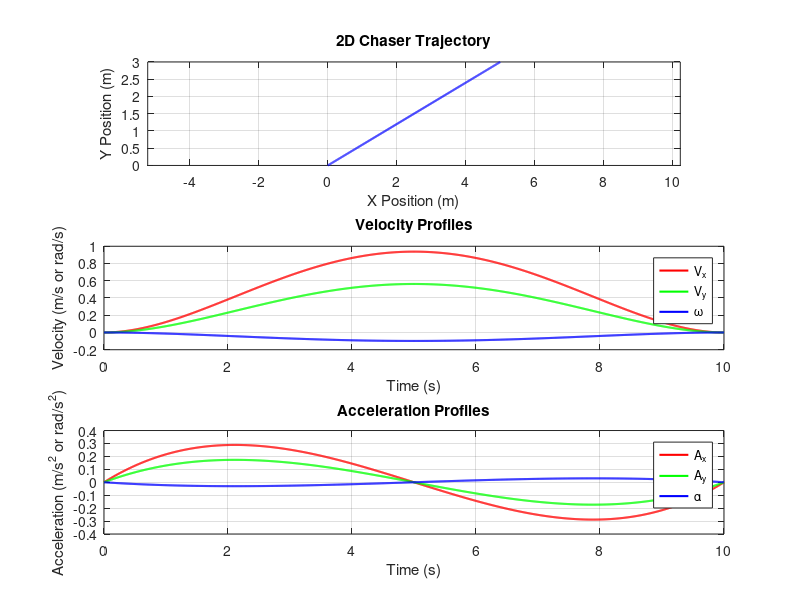
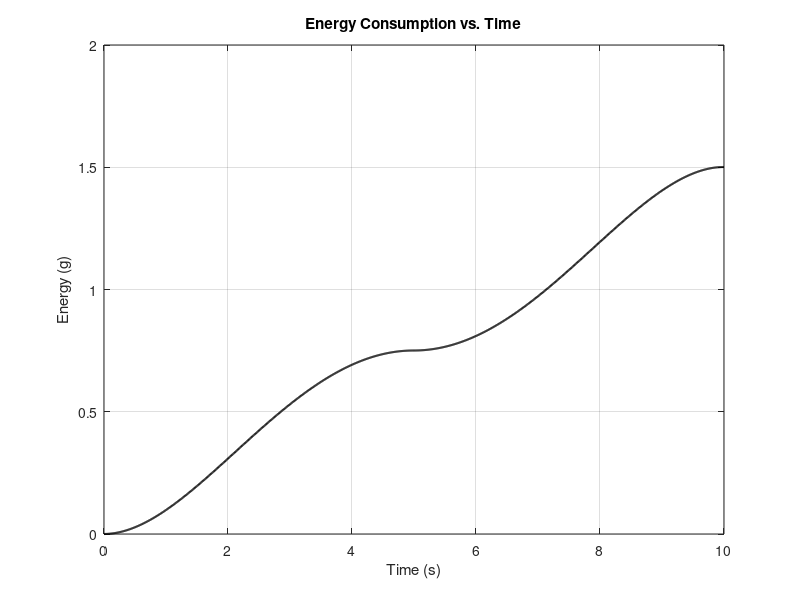

MATLAB code for these plots, in order:
% Parameters
T_f = 10; % Total time for trajectory (s)
dt = 0.01; % Time step (s)
time = 0:dt:T_f; % Time vector
n_steps = length(time);

% Boundary conditions for x, y, and theta
x0 = 0; xf = 5; % Initial and final x positions
vx0 = 0; vxf = 0; % Initial and final x velocities
ax0 = 0; axf = 0; % Initial and final x accelerations

y0 = 0; yf = 3; % Initial and final y positions
vy0 = 0; vyf = 0; % Initial and final y velocities
ay0 = 0; ayf = 0; % Initial and final y accelerations

theta0 = 30 * pi / 180; thetaf = 0; % Initial and final orientation (rad)
omega0 = 0; omegaf = 0; % Initial and final angular velocities
alpha0 = 0; alphaf = 0; % Initial and final angular accelerations

% Solve for polynomial coefficients (5th-order)
poly_coeffs = @(p0, pf, v0, vf, a0, af, T) ...
    [p0; v0; a0/2; ...
     (20*pf - 20*p0 - (8*vf + 12*v0)*T - (3*a0 - af)*T^2)/(2*T^3); ...
     (30*p0 - 30*pf + (14*vf + 16*v0)*T + (3*a0 - 2*af)*T^2)/(2*T^4); ...
     (12*pf - 12*p0 - (6*v0 + 6*vf)*T - (a0 - af)*T^2)/(2*T^5)];

% Calculate coefficients for x, y, and theta
a_x = poly_coeffs(x0, xf, vx0, vxf, ax0, axf, T_f);
a_y = poly_coeffs(y0, yf, vy0, vyf, ay0, ayf, T_f);
a_theta = poly_coeffs(theta0, thetaf, omega0, omegaf, alpha0, alphaf, T_f);

% Trajectory generation
x_traj = polyval(flip(a_x), time);
y_traj = polyval(flip(a_y), time);
theta_traj = polyval(flip(a_theta), time);

% Velocity and acceleration profiles
x_vel = polyval(polyder(flip(a_x)), time);
y_vel = polyval(polyder(flip(a_y)), time);
theta_vel = polyval(polyder(flip(a_theta)), time);

x_acc = polyval(polyder(polyder(flip(a_x))), time);
y_acc = polyval(polyder(polyder(flip(a_y))), time);
theta_acc = polyval(polyder(polyder(flip(a_theta))), time);

% Energy consumption (based on forces and torques)
m = 10; % Mass (kg)
I = 0.1; % Moment of inertia (kg·m^2)
F_x = m * x_acc; % Force in x
F_y = m * y_acc; % Force in y
tau = I * theta_acc; % Torque

gas_rate = 0.05; % g/s per thruster
energy = cumsum((abs(F_x) + abs(F_y) + abs(tau)) * gas_rate * dt);

% Plot results
figure;

% 2D Trajectory
subplot(3, 1, 1);
plot(x_traj, y_traj, 'b', 'LineWidth', 1.5);
title('2D Chaser Trajectory');
xlabel('X Position (m)');
ylabel('Y Position (m)');
grid on;
axis equal;

% Velocity and Acceleration Profiles
subplot(3, 1, 2);
plot(time, x_vel, 'r', 'LineWidth', 1.5); hold on;
plot(time, y_vel, 'g', 'LineWidth', 1.5);
plot(time, theta_vel, 'b', 'LineWidth', 1.5);
title('Velocity Profiles');
xlabel('Time (s)');
ylabel('Velocity (m/s or rad/s)');
legend('V_x', 'V_y', '\omega');
grid on;

subplot(3, 1, 3);
plot(time, x_acc, 'r', 'LineWidth', 1.5); hold on;
plot(time, y_acc, 'g', 'LineWidth', 1.5);
plot(time, theta_acc, 'b', 'LineWidth', 1.5);
title('Acceleration Profiles');
xlabel('Time (s)');
ylabel('Acceleration (m/s^2 or rad/s^2)');
legend('A_x', 'A_y', '\alpha');
grid on;

% Energy Consumption
figure;
plot(time, energy, 'k', 'LineWidth', 1.5);
title('Energy Consumption vs. Time');
xlabel('Time (s)');
ylabel('Energy (g)');
grid on;

disp('Final Energy Consumption (g):');
disp(energy(end));
